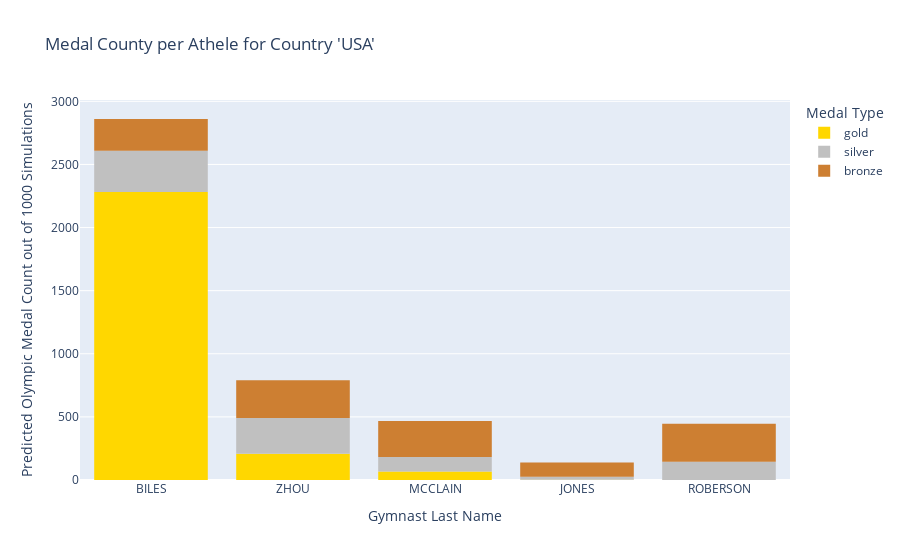

Notebook code for this chart:
### Code cell
import inspect
from myProject import medal_count_by_country
print(inspect.getsource(medal_count_by_country)) 
medal_count_by_country(pivoted_table, "USA")

### Figure 1 — Plotly figure (JSON) as saved in the notebook; plotly's stock layout.template omitted (floating-point values rounded to 4 significant figures)
{"data": [{"alignmentgroup": "True", "bingroup": "x", "histfunc": "sum", "hovertemplate": "variable=gold<br>LastName=%{x}<br>sum of value=%{y}<extra></extra>", "legendgroup": "gold", "marker": {"color": "gold", "pattern": {"shape": ""}}, "name": "gold", "offsetgroup": "gold", "orientation": "v", "showlegend": true, "type": "histogram", "x": ["BILES", "ZHOU", "MCCLAIN", "JONES", "ROBERSON"], "xaxis": "x", "y": [2282, 208, 68, 1, 0], "yaxis": "y"}, {"alignmentgroup": "True", "bingroup": "x", "histfunc": "sum", "hovertemplate": "variable=silver<br>LastName=%{x}<br>sum of value=%{y}<extra></extra>", "legendgroup": "silver", "marker": {"color": "silver", "pattern": {"shape": ""}}, "name": "silver", "offsetgroup": "silver", "orientation": "v", "showlegend": true, "type": "histogram", "x": ["BILES", "ZHOU", "MCCLAIN", "JONES", "ROBERSON"], "xaxis": "x", "y": [326, 283, 115, 24, 145], "yaxis": "y"}, {"alignmentgroup": "True", "bingroup": "x", "histfunc": "sum", "hovertemplate": "variable=bronze<br>LastName=%{x}<br>sum of value=%{y}<extra></extra>", "legendgroup": "bronze", "marker": {"color": "#CD7F32", "pattern": {"shape": ""}}, "name": "bronze", "offsetgroup": "bronze", "orientation": "v", "showlegend": true, "type": "histogram", "x": ["BILES", "ZHOU", "MCCLAIN", "JONES", "ROBERSON"], "xaxis": "x", "y": [252, 299, 284, 114, 300], "yaxis": "y"}], "layout": {"barmode": "relative", "legend": {"title": {"text": "Medal Type"}, "tracegroupgap": 0}, "title": {"text": "Medal County per Athele for Country 'USA'"}, "xaxis": {"anchor": "y", "domain": [0, 1], "title": {"text": "Gymnast Last Name"}}, "yaxis": {"anchor": "x", "domain": [0, 1], "title": {"text": "Predicted Olympic Medal Count out of 1000 Simulations"}}}}
